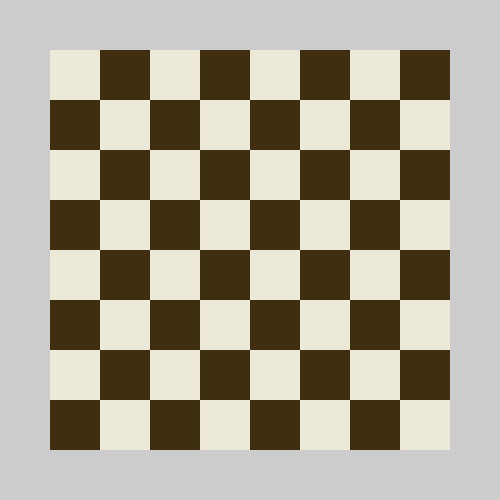
Frame 1 (no input)
Frame 60 (the mouse pressed at the canvas centre just before this capture): identical to frame 1, image omitted
Frame 120 (the mouse held since frame 60 and released just before this capture): identical to frame 1, image omitted

The Processing sketch that drew this single still picture (run headless with seeded random() and noise(); from frame 60 on, the mouse is pressed at the canvas centre):

// Processing sketch: chessboard
// ── chessboard.pde
// Chess board
void setup(){
  size(500, 500);
   fullboard();
}

void draw(){
  
}

void fullboard(){
 float x=50, y=50;
 float a = 50;
  boolean b = true; // white piecec at the bottom of the board
  for(int i=0; i<8; ++i){
    for(int j=0; j<8; ++j){
     ar(x, y, b);
     if(b == false) b = true;
     else b = false;
     x += a;
    }
    if(b == false) b = true;
     else b = false;
    y += a;
    x = a;
  } 
}

void ar(float x, float y, boolean col){
  int s1=50, s2=50;
   if(col == true) {fill(237, 233, 216);}
   else{ fill(64, 46, 16);}
   noStroke();
   rect(x, y, s1, s2);
}
